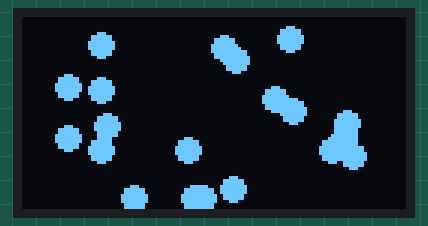
This sketch was run on a simulated Arduino Uno, built with avr-gcc and run on an emulated ATmega328P. Parts: 128×64 one-colour display. Random numbers use the default seed unless the sketch sets one.

Above: at 0.53 s.
At 5.41 s:
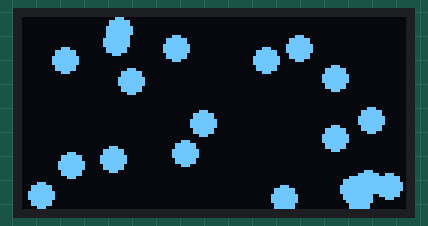
At 10.29 s:
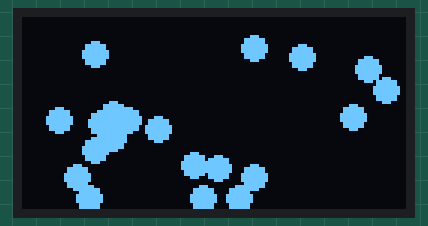
At 20.06 s:
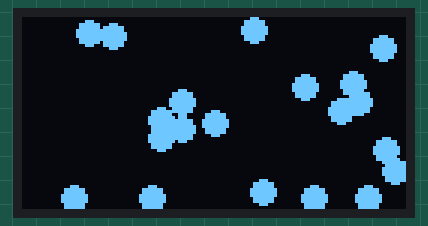
At 29.82 s:
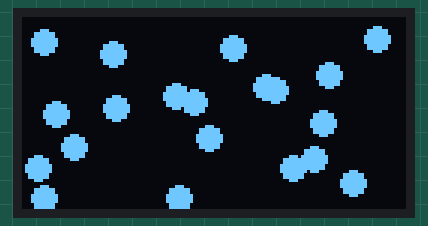
At 39.59 s:
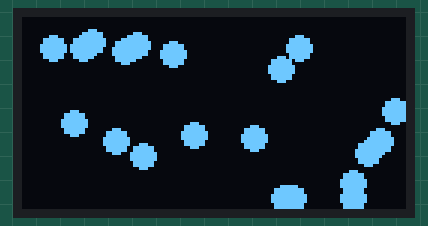

The sketch:

OLEDTest3.ino
```cpp
#include <SPI.h>
#include <Wire.h>
#include <Adafruit_GFX.h>
#include <Adafruit_SSD1306.h>

#define OLED_RESET 4

struct Asteroid {
  float x;
  float y;
  float xVel;
  float yVel;
  float radius;

};

const int numAsteroids = 20;
Asteroid asteroids[numAsteroids];// = [{0,0,6,5}, {0,0,6,5}, {0,0,6,5}, {0,0,6,5}];
Adafruit_SSD1306 display(OLED_RESET);


void setup() {

  Serial.begin(115200);
  // put your setup code here, to run once:
  display.begin(SSD1306_SWITCHCAPVCC, 0x3C);  // initialize with the I2C addr 0x3D (for the 128x64)
  initAsteroids();
}

void loop() {
  // put your main code here, to run repeatedly:
  updateDisplay();
}


void initAsteroids() {

  display.ssd1306_command(SSD1306_SETCONTRAST);
  display.ssd1306_command(0xff);


  for (int i = 0; i < numAsteroids; i++) {

    Asteroid &p = asteroids[i];

    p.radius = 4;

    p.x = random(p.radius, 128 - p.radius);
    p.y = random(p.radius, 64 - p.radius);
    float angle = random(0, 360);
    p.xVel = cos(radians(angle)) * 5;
    p.yVel = sin(radians(angle)) * 5;

  }


}


boolean updateDisplay() {

  int h = 64;
  int w = 128;

 // display.dim(millis()%2000<1000);

  //display.ssd1306_command(SSD1306_SETCONTRAST);
  //display.ssd1306_command((millis()%2000<1000) ? 0 : 0xff);
  //display.ssd1306_command((sin(radians((float)millis()*0.2f)) + 1.0f) * 0xff);

  display.clearDisplay();

  for (int i = 0; i < numAsteroids; i++) {

    Asteroid &p = asteroids[i];

    p.x += p.xVel;
    p.y += p.yVel;


    if (p.x + p.radius >= w) {
      p.xVel *= -1;
      p.x = w - p.radius;
    } else if (p.x - p.radius <= 0) {
      p.xVel *= -1;
      p.x = p.radius;

    }

    if (p.y + p.radius >= h) {
      p.y = h - p.radius;
      p.yVel *= -1;
    } else if (p.y - p.radius <= 0) {
      p.yVel *= -1;
      p.y = p.radius;
    }


    display.fillCircle(p.x, p.y, p.radius, WHITE);

  }

 // display.fillRect(0,0,128,64,WHITE);
  display.display();

}
```
